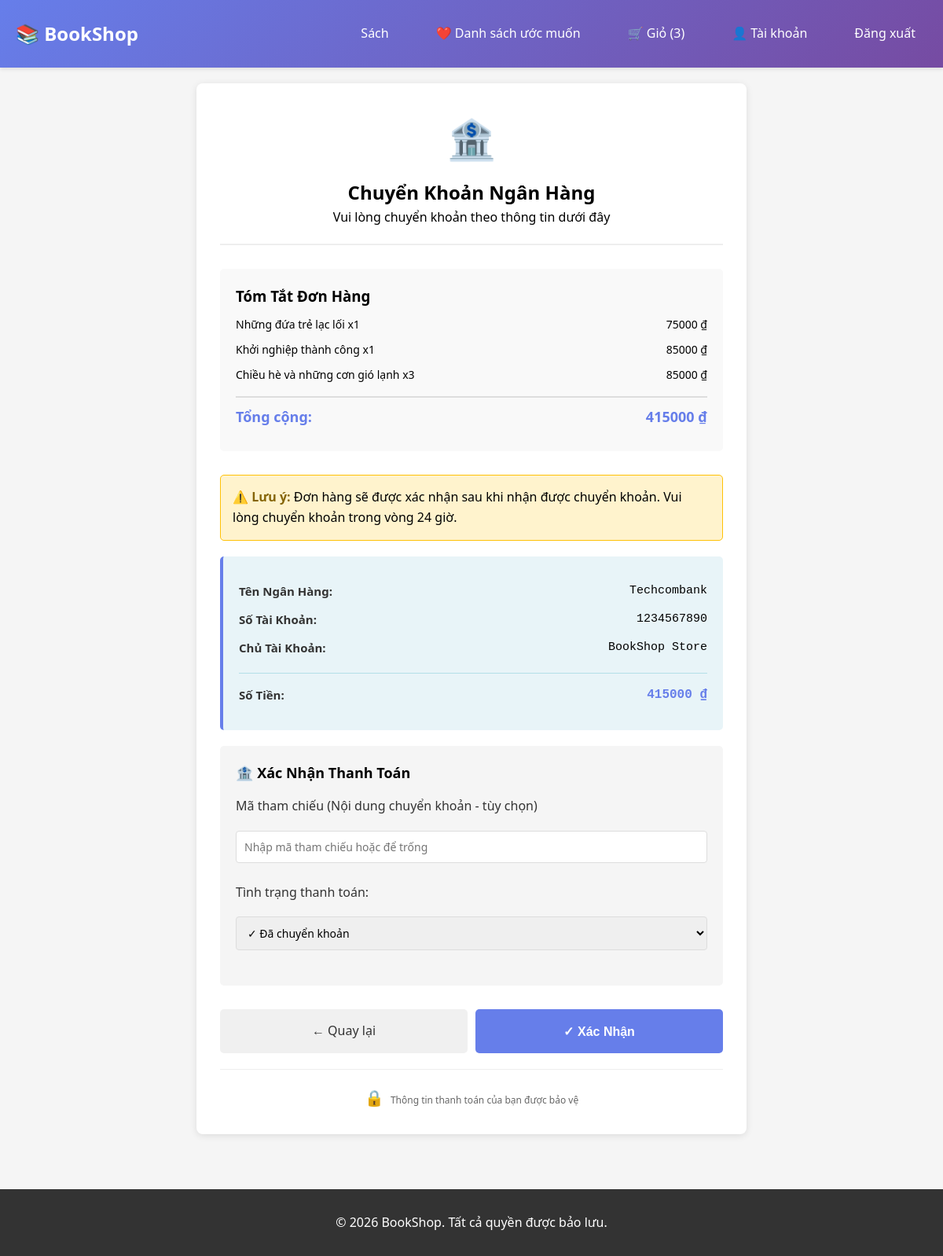
Before: /payment/processing/ (signed in) with the older database file.
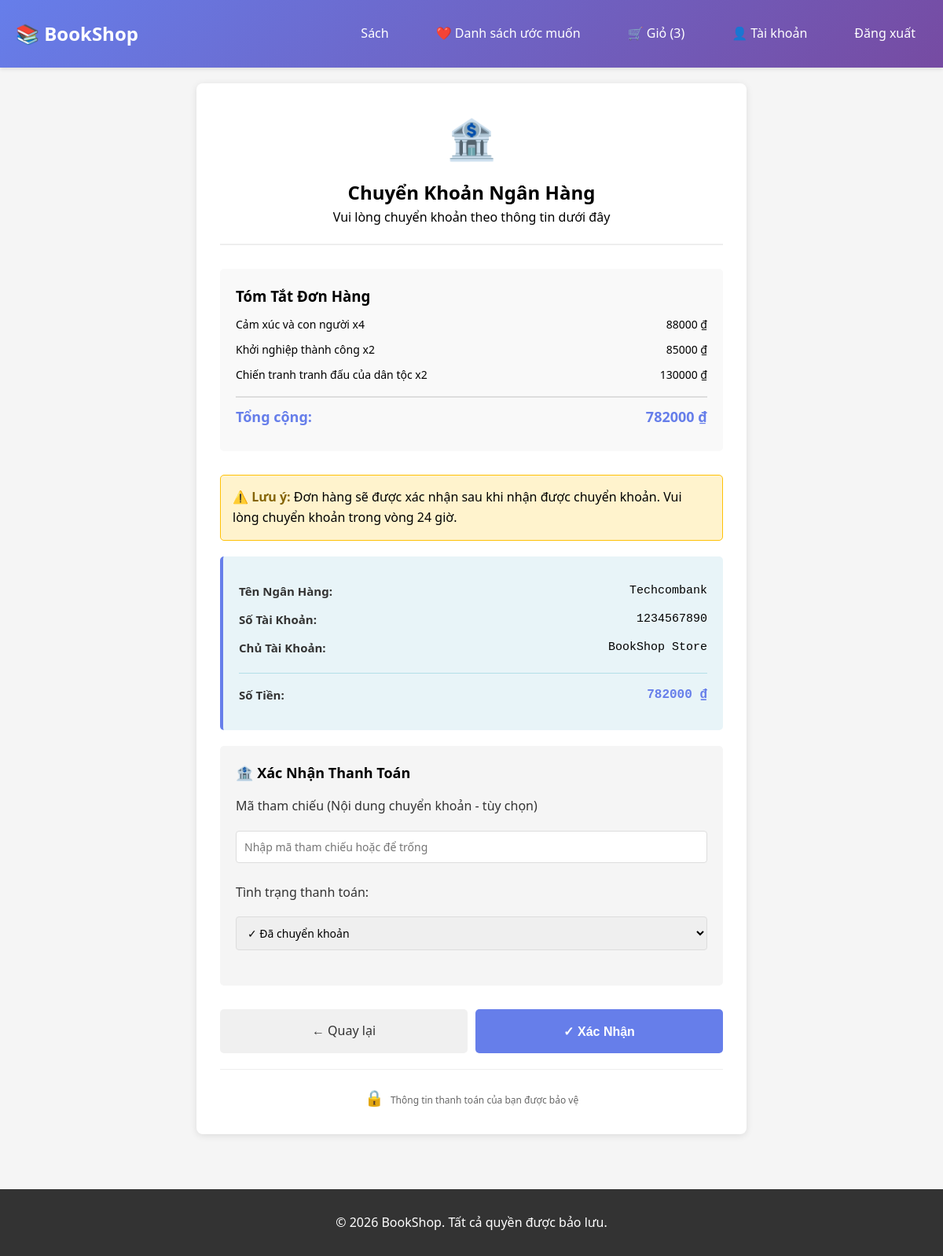
After: the same page with the newer database file.
### core/models/cart_item.py (models this page shows, shortened)
class CartItem(models.Model):
    id = models.AutoField(primary_key=True)
    cart = models.ForeignKey(Cart, on_delete=models.CASCADE, related_name='items')
    book = models.ForeignKey(Book, on_delete=models.CASCADE)
    quantity = models.IntegerField(validators=[MinValueValidator(1)])
    added_at = models.DateTimeField(auto_now_add=True)
    class Meta:
        app_label = 'core'
        db_table = 'core_cart_item'
        unique_together = ('cart', 'book')

### core/models/book.py (models this page shows, shortened)
class Book(models.Model):
    id = models.AutoField(primary_key=True)
    title = models.CharField(max_length=255)
    author = models.ForeignKey('Author', on_delete=models.SET_NULL, null=True, blank=True)
    publisher = models.ForeignKey('Publisher', on_delete=models.SET_NULL, null=True, blank=True)
    category = models.ForeignKey('Category', on_delete=models.SET_NULL, null=True, blank=True, related_name='books')
    translator = models.ForeignKey('Translator', on_delete=models.SET_NULL, null=True, blank=True)
    price = models.DecimalField(max_digits=10, decimal_places=2)
    stock = models.IntegerField(default=0)
    description = models.TextField(blank=True, null=True)
    language = models.CharField(max_length=50, default='en')
    isbn = models.CharField(max_length=20, unique=True, blank=True, null=True)
    publication_date = models.DateField(blank=True, null=True)
    created_at = models.DateTimeField(auto_now_add=True)
    updated_at = models.DateTimeField(auto_now=True)
    class Meta:
        app_label = 'core'
        db_table = 'core_book'

### core/views.py (the view, shortened to what this page needs)
# urls.py: path('payment/processing/', views.payment_processing, name='payment_processing'),
def payment_processing(request):
    if 'customer_id' not in request.session:
        return redirect('core:login')
    try:
        customer = Customer.objects.get(id=request.session['customer_id'])
        cart = Cart.objects.get(customer=customer, is_active=True)
        cart_items = CartItem.objects.filter(cart=cart)
        if not cart_items.exists():
            return redirect('core:cart_view')
        total_price = sum(item.book.price * item.quantity for item in cart_items)
        context = get_context(request)
        context.update({
            'cart_items': cart_items,
            'total_price': total_price,
            'customer': customer,
        })
        return render(request, 'core/payment_processing.html', context)
    except (Customer.DoesNotExist, Cart.DoesNotExist):
        return redirect('core:login')

### core/views.py (called while the page is built)
def get_context(request):
    context = {'is_logged_in': 'customer_id' in request.session}
    if 'customer_id' in request.session:
        try:
            customer = Customer.objects.get(id=request.session['customer_id'])
            context['customer'] = customer
            context['cart_count'] = CartItem.objects.filter(
                cart__customer=customer,
                cart__is_active=True
            ).count()
        except Customer.DoesNotExist:
            del request.session['customer_id']
    return context

### core/templates/core/payment_processing.html (shortened to what this page needs)
{% extends "core/base.html" %}
{% block content %}
<div class="payment-container">
    <div class="payment-header">
        <div class="payment-icon">🏦</div>
        <h2>Chuyển Khoản Ngân Hàng</h2>
        <p>Vui lòng chuyển khoản theo thông tin dưới đây</p>
    </div>
    <div class="order-summary">
        <h3 style="margin-top: 0;">Tóm Tắt Đơn Hàng</h3>
        {% for item in cart_items %}
            <div class="summary-row">
                <span>{{ item.book.title }} x{{ item.quantity }}</span>
                <span>{{ item.book.price|floatformat:0 }} ₫</span>
            </div>
        {% endfor %}
        <div class="summary-row total">
            <span>Tổng cộng:</span>
            <span>{{ total_price|floatformat:0 }} ₫</span>
        </div>
    </div>
    <div class="instruction-box">
        <strong>⚠️ Lưu ý:</strong> Đơn hàng sẽ được xác nhận sau khi nhận được chuyển khoản. Vui lòng chuyển khoản trong vòng 24 giờ.
    </div>
    <div class="bank-info">
        <div class="bank-info-row">
            <strong>Tên Ngân Hàng:</strong>
            <span>Techcombank</span>
        </div>
        <div class="bank-info-row">
            <strong>Số Tài Khoản:</strong>
            <span>1234567890</span>
        </div>
        <div class="bank-info-row">
            <strong>Chủ Tài Khoản:</strong>
            <span>BookShop Store</span>
        </div>
        <div class="bank-info-row" style="margin-top: 20px; padding-top: 15px; border-top: 1px solid #b3dfe8;">
            <strong>Số Tiền:</strong>
            <span style="color: #667eea; font-weight: bold; font-size: 16px;">{{ total_price|floatformat:0 }} ₫</span>
        </div>
    </div>
    <form method="POST">
        <div class="payment-method-box">
            <div class="payment-method-header">
                🏦 Xác Nhận Thanh Toán
            </div>
            <div class="payment-form-group">
                <label for="transfer_ref">Mã tham chiếu (Nội dung chuyển khoản - tùy chọn)</label>
                <input type="text" id="transfer_ref" name="transfer_ref" placeholder="Nhập mã tham chiếu hoặc để trống">
            </div>
            <div class="payment-form-group">
                <label for="payment_status">Tình trạng thanh toán:</label>
                <select id="payment_status" name="payment_status">
                    <option value="completed">✓ Đã chuyển khoản</option>
                </select>
            </div>
        </div>
        <div class="payment-button-group">
            <a href="{% url 'core:checkout' %}" class="btn-back">← Quay lại</a>
            <button type="submit" class="btn-confirm">✓ Xác Nhận</button>
        </div>
    </form>
    <div class="payment-security">
        <span class="security-icon">🔒</span> Thông tin thanh toán của bạn được bảo vệ
    </div>
</div>
{% endblock %}

Changed rows visible on the page:
removed CartItem: book "Những đứa trẻ lạc lối", quantity "1", book.price "75000"
removed CartItem: book "Chiều hè và những cơn gió lạnh", quantity "3", book.price "85000"
added CartItem: book "Cảm xúc và con người", quantity "4", book.price "88000"
changed CartItem "Khởi nghiệp thành công": quantity "1" → "2"
added CartItem: book "Chiến tranh tranh đấu của dân tộc", quantity "2", book.price "130000"
Other visible differences:
{{ total_price|floatformat:0 }}: "415000" → "782000"
